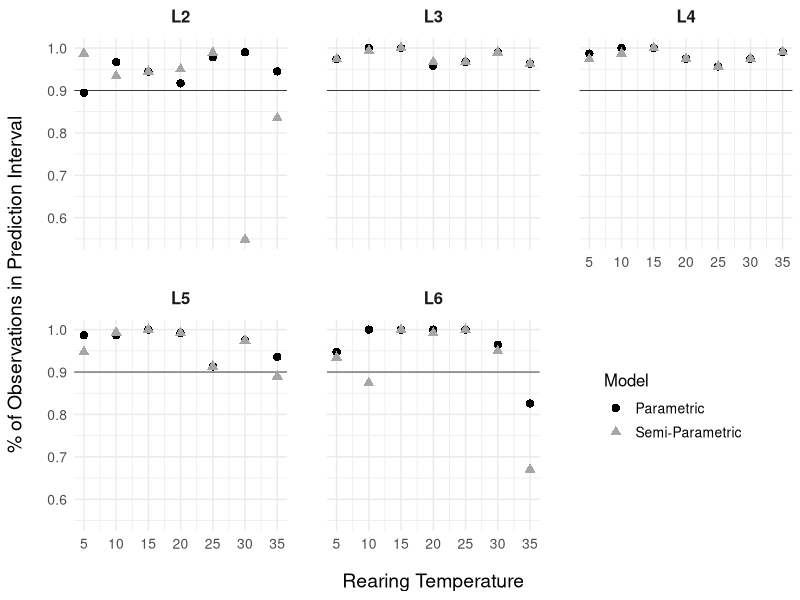
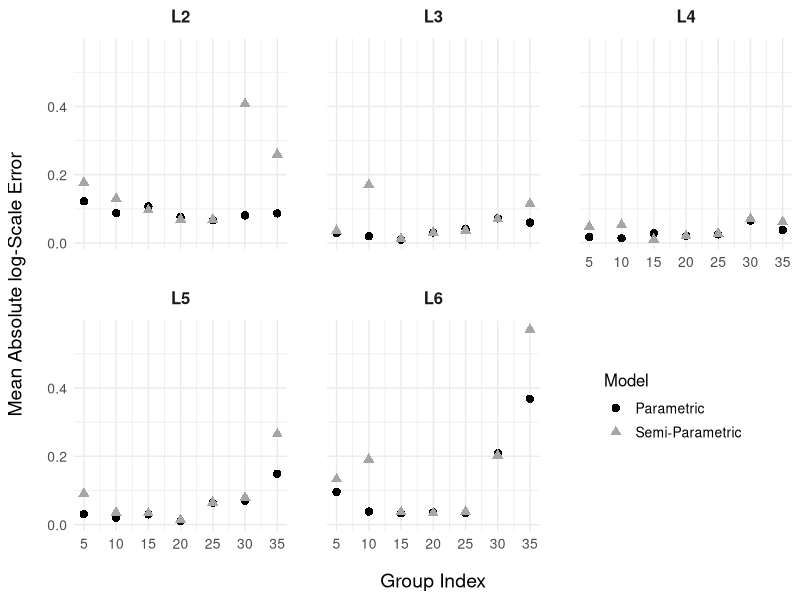

The R script that drew these images, in order:
library(reshape2)
library(tidyverse)

preds <- read.csv('data/cv_results.csv')
preds$model <- 'Semi-Parametric'
p.preds <- read.csv('data/parametric_cv_results.csv')
p.preds$model <- 'Parametric'
mle.preds <- read.csv('data/mle_parametric_cv_results.csv')
mle.preds$model <- 'MLE'

all.preds <- bind_rows(preds, p.preds, mle.preds)

all.preds$sse1 <- abs(log(all.preds$time2/ceiling(all.preds$q50)))

ag.pint <- aggregate(data = all.preds, in.predint ~ temp1 + stage + model, mean)
ggplot(data = subset(ag.pint, model != 'MLE')) +
  geom_hline(yintercept = 0.9, size = 0.25) +
  geom_point(aes(x = temp1, y = in.predint, shape = model, 
                 col = model), size = 2.5) +
  scale_colour_manual(values = c('black', 'grey65')) +
  scale_x_continuous(breaks = seq(5, 35, by = 5)) +
  facet_wrap(vars(stage)) +
  theme_minimal() +
  theme(axis.title.y = element_text(margin = margin(t = 0, r = 15, b = 0, l = 0), 
                                    size = 14),
        axis.title.x = element_text(margin = margin(t = 15, r = 0, b = 0, l = 0), 
                                    size = 14),
        strip.text = element_text(size = 12, face = 'bold',
                                  margin = margin(t = 0, r = 0, b = 10, l = 0)),
        axis.text = element_text(size = 10),
        legend.title = element_text(size = 12),
        legend.text = element_text(size = 10), 
        legend.position = c(5/6, 1/4),
        #panel.border = element_rect(color = "black", fill = NA, size = 1),
        panel.spacing = unit(2, "lines")) +
  labs(x = 'Rearing Temperature', y = '% of Observations in Prediction Interval',
       shape = 'Model', colour = 'Model')


sse2.1 <- log(all.preds$time2/all.preds$q50)
sse2.2 <- log(all.preds$time2d/all.preds$q50)
all.preds$sse2 <-  mapply(function(s1, s2) {
  w <- which.min(abs(c(s1, s2)))
  s <- c(s1, s2)[w]
  s.corr <- ifelse(s2 <= 0 & s1 >= 0, 0, s)
  return(abs(s.corr))
}, sse2.1, sse2.2)

ag.sse <- aggregate(data = all.preds, cbind(I(sse1), I(sse2))
                     ~ model + temp1 + stage, mean)

names(ag.sse)[4:5] <- c('Ceiling', 'Best')
m.ag.sse <- melt(data = ag.sse, id.vars = c('model',  'temp1', 'stage'))
#m.ag.sse$value <- exp(m.ag.sse$value)
m.ag.sse$med <- 1
ggplot(data = subset(m.ag.sse, variable == 'Best' & model != 'MLE')) +
  geom_point(aes(x = temp1, y = value,
                 shape = model, col = model), size = 2.5) +
  theme_minimal() + 
  facet_wrap(vars(stage), scales = 'fixed') +
  scale_colour_manual(values = c('black', 'grey65')) +
  scale_x_continuous(breaks = seq(5, 35, by = 5)) +
  theme(axis.title.y = element_text(margin = margin(t = 0, r = 15, b = 0, l = 0), 
                                    size = 14),
        axis.title.x = element_text(margin = margin(t = 15, r = 0, b = 0, l = 0), 
                                    size = 14),
        strip.text.x = element_text(size = 12, face = 'bold',
                                  margin = margin(t = 0, r = 0, b = 10, l = 0)),
        strip.text.y = element_text(size = 12, face = 'bold',
                                    margin = margin(t = 0, r = 0, b = 0, l = 10)),
        axis.text = element_text(size = 10),
        legend.title = element_text(size = 12),
        legend.text = element_text(size = 10), 
        #panel.border = element_rect(color = "black", fill = NA, size = 1),
        panel.spacing = unit(2, "lines"),
        legend.position = c(5/6, 1/4)) +
  labs(x = 'Group Index', y = 'Mean Absolute log-Scale Error',
       shape = 'Model', col = 'Model')

ag <- aggregate(data = all.preds, exp(cbind(I(sse1), I(sse2)))
                ~ temp1 + stage + model, mean)
